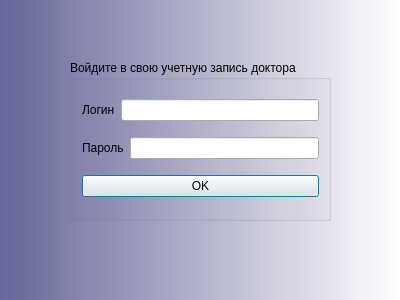
<?xml version="1.0" encoding="UTF-8"?>
<ui version="4.0">
 <class>SecondWindow</class>
 <widget class="QDialog" name="SecondWindow">
  <property name="geometry">
   <rect>
    <x>0</x>
    <y>0</y>
    <width>400</width>
    <height>300</height>
   </rect>
  </property>
  <property name="windowTitle">
   <string>Dialog</string>
  </property>
  <property name="styleSheet">
   <string notr="true">#SecondWindow{background-color: qlineargradient(spread:pad, x1:0, y1:0, x2:1, y2:0, stop:0 rgba(102, 102, 153, 255), stop:1 rgba(255, 255, 255, 255));}</string>
  </property>
  <widget class="QGroupBox" name="groupBox">
   <property name="geometry">
    <rect>
     <x>70</x>
     <y>60</y>
     <width>261</width>
     <height>161</height>
    </rect>
   </property>
   <property name="title">
    <string>Войдите в свою учетную запись доктора</string>
   </property>
   <layout class="QVBoxLayout" name="verticalLayout">
    <item>
     <layout class="QHBoxLayout" name="horizontalLayout_2">
      <item>
       <widget class="QLabel" name="label">
        <property name="text">
         <string>Логин</string>
        </property>
       </widget>
      </item>
      <item>
       <widget class="QLineEdit" name="Login"/>
      </item>
     </layout>
    </item>
    <item>
     <layout class="QHBoxLayout" name="horizontalLayout">
      <item>
       <widget class="QLabel" name="label_2">
        <property name="text">
         <string>Пароль</string>
        </property>
       </widget>
      </item>
      <item>
       <widget class="QLineEdit" name="Password"/>
      </item>
     </layout>
    </item>
    <item>
     <widget class="QPushButton" name="Avtor">
      <property name="text">
       <string>OK</string>
      </property>
     </widget>
    </item>
   </layout>
  </widget>
 </widget>
 <resources/>
 <connections/>
</ui>
